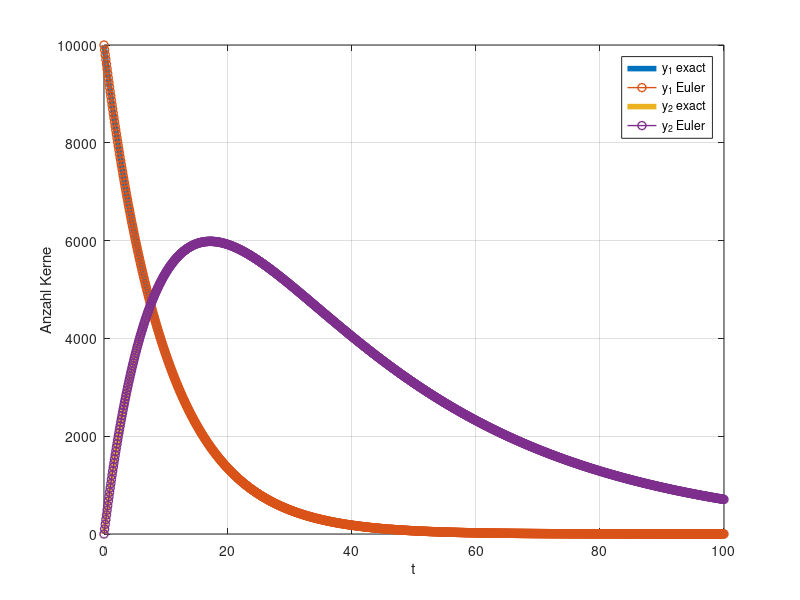

The MATLAB script that drew this image:
clear all
n    = 1000;
t0   = 0; t1 = 100;
y10  = 10000;
lambda1 = -0.1;   
lambda2 = -0.03; 

dt = (t1-t0)/n;

T  = zeros(n+1,1);
Y1 = zeros(n+1,1);
Y2 = zeros(n+1,1);

T(1)  = t0;
Y1(1) = y10;
Y2(1) = 0;  

for i = 2:n+1
    T(i) = T(i-1) + dt;
    Y1(i) = Y1(i-1) + dt * (lambda1 * Y1(i - 1));
    Y2(i) = Y2(i-1) + dt * (lambda2 * Y2(i - 1) - lambda1 * Y1(i - 1));
end

Y1_exact = y10 * exp(lambda1 * T);

Y2_exact = y10 * (-lambda1)/(lambda2-lambda1) * (exp(lambda2*T) - exp(lambda1*T));

figure;
p1 = plot(T, Y1_exact, 'LineWidth',4); 
hold on
p2 = plot(T, Y1, 'o-', 'LineWidth',1); 
p3 = plot(T, Y2_exact, 'LineWidth',4);
p4 = plot(T, Y2, 'o-', 'LineWidth',1);
legend('y_1 exact','y_1 Euler','y_2 exact','y_2 Euler','Location','northeast');
xlabel('t'); ylabel('Anzahl Kerne');
grid on;
hold off;
